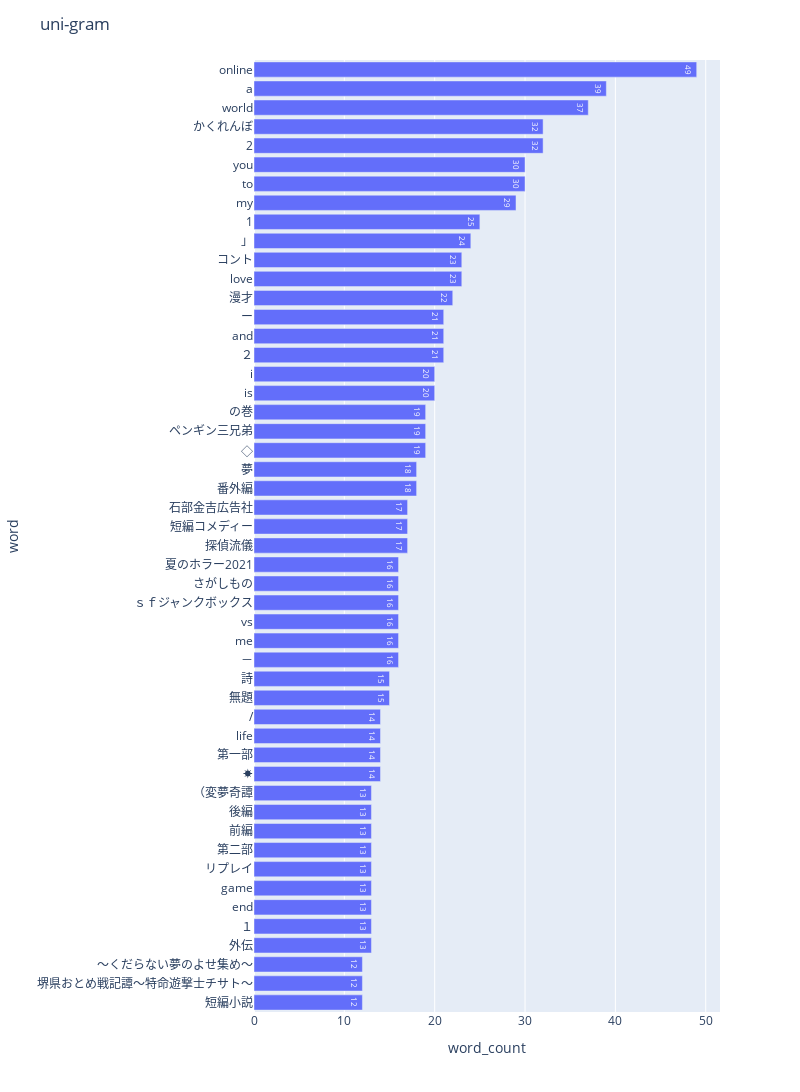

The cell this chart's notebook holds for it:
### Markdown cell above
# titleに関する分析

### Code cell
npt = nlplot.NLPlot(df_train, target_col='title')
stopwords = npt.get_stopword(top_n=10, min_freq=0)
npt.bar_ngram(
    title='uni-gram',
    xaxis_label='word_count',
    yaxis_label='word',
    ngram=1,
    top_n=50,
    stopwords=stopwords,
)

### Figure 1 — Plotly figure (JSON) as saved in the notebook; plotly's stock layout.template omitted (floating-point values rounded to 4 significant figures)
{"data": [{"alignmentgroup": "True", "hovertemplate": "word_count=%{text}<br>word=%{y}<extra></extra>", "legendgroup": "", "marker": {"pattern": {"shape": ""}}, "name": "", "offsetgroup": "", "orientation": "h", "showlegend": false, "text": [12, 12, 12, 13, 13, 13, 13, 13, 13, 13, 13, 13, 14, 14, 14, 14, 15, 15, 16, 16, 16, 16, 16, 16, 17, 17, 17, 18, 18, 19, 19, 19, 20, 20, 21, 21, 21, 22, 23, 23, 24, 25, 29, 30, 30, 32, 32, 37, 39, 49], "textposition": "auto", "texttemplate": "%{text:.2s}", "type": "bar", "x": [12, 12, 12, 13, 13, 13, 13, 13, 13, 13, 13, 13, 14, 14, 14, 14, 15, 15, 16, 16, 16, 16, 16, 16, 17, 17, 17, 18, 18, 19, 19, 19, 20, 20, 21, 21, 21, 22, 23, 23, 24, 25, 29, 30, 30, 32, 32, 37, 39, 49], "xaxis": "x", "y": ["短編小説", "堺県おとめ戦記譚～特命遊撃士チサト～", "～くだらない夢のよせ集め～", "外伝", "１", "end", "game", "リプレイ", "第二部", "前編", "後編", "（変夢奇譚", "☀", "第一部", "life", "/", "無題", "詩", "－", "me", "vs", "ｓｆジャンクボックス", "さがしもの", "夏のホラー2021", "探偵流儀", "短編コメディー", "石部金吉広告社", "番外編", "夢", "◇", "ペンギン三兄弟", "の巻", "is", "i", "２", "and", "ー", "漫才", "love", "コント", "」", "1", "my", "to", "you", "2", "かくれんぼ", "world", "a", "online"], "yaxis": "y"}], "layout": {"barmode": "relative", "height": 1100, "legend": {"tracegroupgap": 0}, "margin": {"t": 60}, "title": {"text": "uni-gram"}, "width": 800, "xaxis": {"anchor": "y", "domain": [0, 1], "title": {"text": "word_count"}}, "yaxis": {"anchor": "x", "domain": [0, 1], "title": {"text": "word"}}}}
